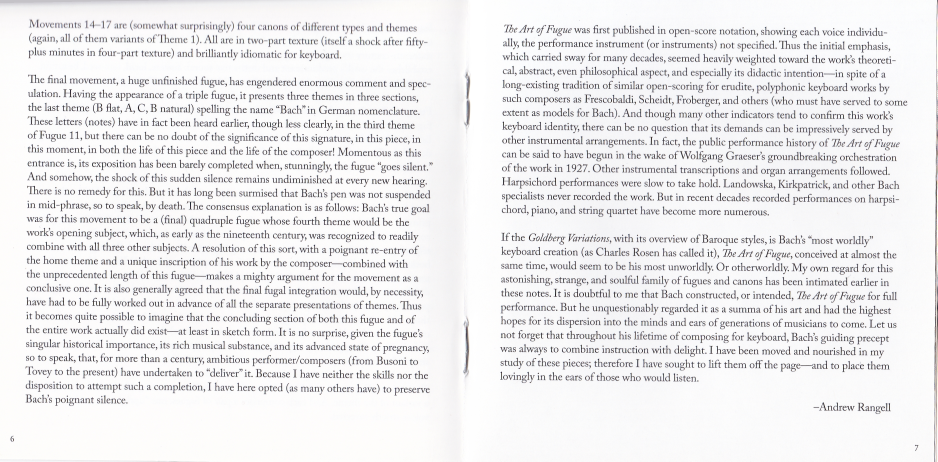
#> input picture testcases/HIPPO_20220124_0006.jpg, 2812 x 1384 px, found by its file name (shown at 1/3 size)
$ python debug_layout.py
#> lines starting #> are read from the running program, lines starting #| are printed output that depends on the picture; after the words box and inside, x2 and y2 are one past the last pixel; in counts of white or black regions, pixels touching at a corner belong together
#> further down, image is the input picture: PIL image 2812x1384 RGB; mean R, G, B 235.3, 234.6, 235.9
#| Image size: 2812 x 1384
### src/layout_analyzer.py
"""Layout analysis for multi-page detection, column identification, and image filtering

This module handles:
1. Multi-page detection: Detect if an image contains multiple scanned pages
2. Column detection: Identify multi-column layouts (like newspapers)
3. Image region filtering: Exclude non-text (image) regions from OCR
"""

import cv2
import numpy as np
from typing import List, Dict, Tuple, Optional
from pathlib import Path


class LayoutAnalyzer:
    def __init__(self):
        self.min_text_area_config = 1000
        self.min_line_length_config = 50
        self.page_split_threshold = 0.3
        self.column_gap_threshold = 100
        # Image region detection thresholds
        self.image_region_min_area = 5000  # Minimum area for image region
        self.text_density_min = 0.02  # Minimum text density for text region
        self.text_density_max = 0.85  # Maximum density (solid blocks are images)

    def detect_pages(
        self, image: np.ndarray, vertical_proj_threshold: float = 0.1
    ) -> List[Dict]:
#> called with vertical_proj_threshold = 0.1
        gray = (
            cv2.cvtColor(image, cv2.COLOR_RGB2GRAY) if len(image.shape) == 3 else image
        )

        _, binary = cv2.threshold(gray, 0, 255, cv2.THRESH_BINARY_INV + cv2.THRESH_OTSU)
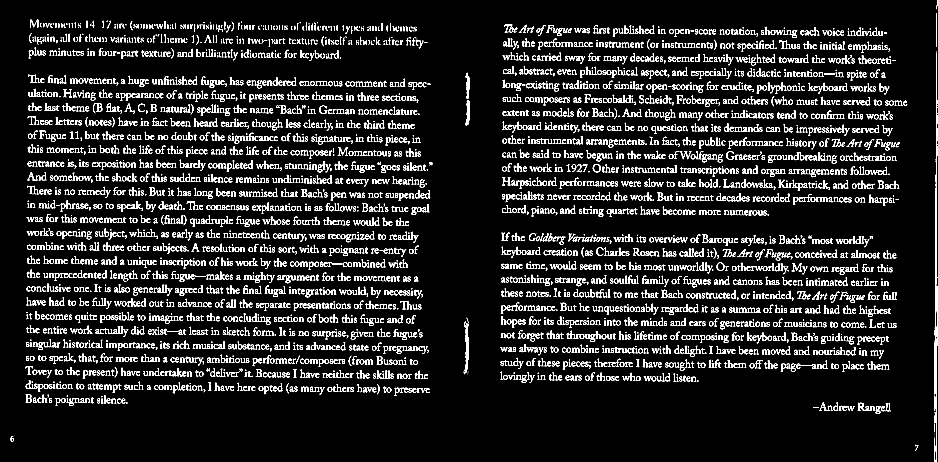
#> binary: shape (1384, 2812) (shown at 1/3 size); 8.4% white in thin lines or dots

        vertical_proj = np.sum(binary, axis=1)
#> vertical_proj = 1384 values, max 130305 at index 1046, min 0 at index 15, mean 60009.6
        normalized_proj = vertical_proj / (binary.shape[1])
#> normalized_proj = 1384 values, max 46.34 at index 1046, min 0 at index 15, mean 21.34

        min_gap_height = image.shape[0] * 0.15

        gaps = []
        in_gap = False
        gap_start = 0

        for y in range(len(normalized_proj)):
            is_gap = normalized_proj[y] < vertical_proj_threshold * 0.5

            if is_gap and not in_gap:
                in_gap = True
                gap_start = y
            elif not is_gap and in_gap:
                in_gap = False
                gap_height = y - gap_start
                if gap_height >= min_gap_height:
                    gaps.append((gap_start, y))
#> this loop made 1384 passes
#> (is_gap, in_gap, gap_start) on passes 16, 29: (True, True, 15), (True, True, 28)
#> after the loop, gap_height = 11; gap_start = 28; gaps = []; in_gap = False

        if not gaps:
            return [
                {"type": "single_page", "bbox": (0, 0, image.shape[1], image.shape[0])}
            ]

        pages = []
        prev_end = 0

        for gap_start, gap_end in gaps:
            if gap_start > prev_end + image.shape[0] * 0.1:
                pages.append(
                    {
                        "type": "page",
                        "index": len(pages) + 1,
                        "bbox": (0, prev_end, image.shape[1], gap_start),
                    }
                )
            prev_end = gap_end

        if image.shape[0] - prev_end > image.shape[0] * 0.1:
            pages.append(
                {
                    "type": "page",
                    "index": len(pages) + 1,
                    "bbox": (0, prev_end, image.shape[1], image.shape[0]),
                }
            )

        if not pages:
            pages = [
                {"type": "single_page", "bbox": (0, 0, image.shape[1], image.shape[0])}
            ]

        return pages

    def detect_columns(
        self, page_image: np.ndarray, min_columns: int = 1, max_columns: int = 3
    ) -> List[Dict]:
        gray = (
            cv2.cvtColor(page_image, cv2.COLOR_RGB2GRAY)
            if len(page_image.shape) == 3
            else page_image
        )

        _, binary = cv2.threshold(gray, 0, 255, cv2.THRESH_BINARY_INV + cv2.THRESH_OTSU)

        horizontal_proj = np.sum(binary, axis=0)
        width = page_image.shape[1]
        height = page_image.shape[0]

        max_proj = np.max(horizontal_proj) if np.max(horizontal_proj) > 0 else 1
        normalized_proj = horizontal_proj / max_proj

        min_gap_width = width * 0.03

        gaps = []
        in_gap = False
        gap_start = 0
        gap_threshold = 0.15

        for x in range(width):
            is_gap = normalized_proj[x] < gap_threshold

            if is_gap and not in_gap:
                in_gap = True
                gap_start = x
            elif not is_gap and in_gap:
                in_gap = False
                gap_width = x - gap_start
                if gap_width >= min_gap_width:
                    center = (gap_start + x) // 2
                    gaps.append((gap_start, x, gap_width, center))

        if not gaps:
            return [
                {
                    "type": "column",
                    "index": 1,
                    "bbox": (0, 0, page_image.shape[1], page_image.shape[0]),
                }
            ]

        center_of_image = width // 2
        candidate_gaps = []
        for gap in gaps:
            gap_center = gap[3]
            distance_to_center = abs(gap_center - center_of_image)
            if distance_to_center < width * 0.25:
                candidate_gaps.append(gap)

        if not candidate_gaps:
            candidate_gaps = gaps

        candidate_gaps.sort(key=lambda x: x[2], reverse=True)
        best_splits = candidate_gaps[: max_columns - 1]
        best_splits.sort(key=lambda x: x[0])

        x_boundaries = [0] + [gap[3] for gap in best_splits] + [width]

        columns = []
        col_index = 1
        for i in range(len(x_boundaries) - 1):
            x_start = x_boundaries[i]
            x_end = x_boundaries[i + 1]
            column_width = x_end - x_start

            if column_width > width * 0.15:
                columns.append(
                    {
                        "type": "column",
                        "index": col_index,
                        "bbox": (x_start, 0, column_width, height),
                    }
                )
                col_index += 1

        if not columns:
            columns = [
                {
                    "type": "column",
                    "index": 1,
                    "bbox": (0, 0, page_image.shape[1], page_image.shape[0]),
                }
            ]

        return columns

    def detect_image_regions(
        self, image: np.ndarray, min_area: int = None
    ) -> List[Dict]:
        """
        Detect large image/graphics regions that should be excluded from text OCR.
        Image regions typically have: large area, low text density, or solid colors.
        """
        if min_area is None:
            min_area = self.image_region_min_area

        gray = (
            cv2.cvtColor(image, cv2.COLOR_RGB2GRAY) if len(image.shape) == 3 else image
        )

        _, binary = cv2.threshold(gray, 0, 255, cv2.THRESH_BINARY_INV + cv2.THRESH_OTSU)

        kernel = cv2.getStructuringElement(cv2.MORPH_RECT, (30, 30))
        dilated = cv2.dilate(binary, kernel, iterations=2)

        contours, _ = cv2.findContours(
            dilated, cv2.RETR_EXTERNAL, cv2.CHAIN_APPROX_SIMPLE
        )

        image_regions = []
        total_image_area = image.shape[0] * image.shape[1]

        for contour in contours:
            x, y, w, h = cv2.boundingRect(contour)
            area = w * h

            if area < min_area:
                continue

            region = gray[y : y + h, x : x + w]
            _, region_binary = cv2.threshold(
                region, 0, 255, cv2.THRESH_BINARY_INV + cv2.THRESH_OTSU
            )

            density = np.sum(region_binary > 0) / region_binary.size

            area_ratio = area / total_image_area

            is_solid_block = density > self.text_density_max
            is_very_large_photo = area_ratio > 0.3 and density < 0.08
            is_solid_color = density < 0.01

            if is_solid_block or is_very_large_photo or is_solid_color:
                aspect_ratio = w / h if h > 0 else 0
                image_regions.append(
                    {
                        "type": "image",
                        "bbox": (x, y, w, h),
                        "density": density,
                        "area": area,
                        "aspect_ratio": aspect_ratio,
                    }
                )

        return image_regions

    # [287 lines left out: functions is_text_block, filter_image_regions, analyze_layout, extract_text_regions, _extract_by_contours, _extract_by_projection, not called in this run]

### src/ocr_processor.py
"""OCR processing with style detection using Tesseract"""

import cv2
import numpy as np
from typing import List, Dict, Optional
from pathlib import Path
import os
import re
import config
from logger import get_logger

logger = get_logger(__name__)

try:
    from layout_analyzer import LayoutAnalyzer

    LAYOUT_ANALYZER_AVAILABLE = True
except ImportError:
    LAYOUT_ANALYZER_AVAILABLE = False

try:
    import pytesseract

    TESSERACT_AVAILABLE = True
except ImportError:
    TESSERACT_AVAILABLE = False

TESSERACT_PATH = r"C:\Program Files\Tesseract-OCR\tesseract.exe"
TESSDATA_PATH = Path(__file__).parent.parent / "tessdata"


class BookletOCR:
    """OCR processor for booklets with style detection using Tesseract"""

    def __init__(
        self, use_angle_cls: bool = True, lang: str = "ch", use_gpu: bool = False
    ):
        if not TESSERACT_AVAILABLE:
            raise ImportError(
                "pytesseract is required. Install with: pip install pytesseract"
            )

        lang_map = {
            "ch": "chi_sim+eng",
            "en": "eng",
            "chinese": "chi_sim+eng",
            "english": "eng",
        }
        self.lang = lang_map.get(lang.lower(), "chi_sim+eng")

        if os.path.exists(TESSERACT_PATH):
            pytesseract.pytesseract.tesseract_cmd = TESSERACT_PATH

        self._current_image = None
        self._current_gray = None

        if LAYOUT_ANALYZER_AVAILABLE and getattr(
            config, "ENABLE_LAYOUT_ANALYSIS", False
        ):
            self.layout_analyzer = LayoutAnalyzer()
        else:
            self.layout_analyzer = None

    def process_image(self, image) -> List[Dict]:
        if hasattr(image, "mode"):
            image_np = np.array(image.convert("RGB"))
        else:
            image_np = image

        self._current_image = image_np
        self._current_gray = cv2.cvtColor(image_np, cv2.COLOR_RGB2GRAY)

        if self.layout_analyzer:
            return self._process_with_layout_analysis(image_np)
        else:
            return self._process_without_layout(image_np)

    # [85 lines left out: function _process_with_layout_analysis, not called in this run]

    def _process_without_layout(self, image_np: np.ndarray) -> List[Dict]:
        try:
            data = pytesseract.image_to_data(
                image_np,
                lang=self.lang,
                output_type=pytesseract.Output.DICT,
                config="--psm 6",
            )
        except Exception as e:
            logger.error(f"OCR error: {e}")
            return []

        texts_with_style = []
        n_boxes = len(data["text"])

        for i in range(n_boxes):
            text = data["text"][i].strip()
            confidence = float(data["conf"][i])

            if not text or confidence < 0:
                continue

            x, y, w, h = (
                data["left"][i],
                data["top"][i],
                data["width"][i],
                data["height"][i],
            )

            if w < 5 or h < 5:
                continue

            texts_with_style.append(
                self._create_text_dict(
                    text=text,
                    confidence=confidence / 100.0,
                    x_min=float(x),
                    y_min=float(y),
                    width=float(w),
                    height=float(h),
                    image_np=image_np,
                )
            )

        texts_with_style.sort(key=lambda x: (x["y_position"], x["bbox"][0]))
        return texts_with_style

    # [396 lines left out: functions _create_text_dict, classify_text_style, _detect_bold, _detect_italic, group_text_lines, _group_single_layout and 1 more, not called in this run]

### src/logger.py
"""Logging configuration for Booklet OCR

Provides centralized logging configuration with support for:
- Configurable log levels (DEBUG, INFO, WARNING, ERROR, CRITICAL)
- File and console output
- Structured log format with timestamps
- Module-specific loggers
"""

import logging
import sys
from pathlib import Path
from typing import Optional

_loggers: dict = {}
_initialized: bool = False


# [55 lines left out: function setup_logging, not called in this run]


def get_logger(name: str) -> logging.Logger:
    """
    Get a logger instance by name.

    Args:
        name: Logger name (usually __name__ of the module)

    Returns:
        Logger instance
    """
    global _loggers

    if name in _loggers:
        return _loggers[name]

    logger = logging.getLogger(name)
    _loggers[name] = logger

    return logger


def debug(msg: str, logger_name: str = "booklet-ocr") -> None:
    """Log a debug message."""
    get_logger(logger_name).debug(msg)


def info(msg: str, logger_name: str = "booklet-ocr") -> None:
    """Log an info message."""
    get_logger(logger_name).info(msg)


def warning(msg: str, logger_name: str = "booklet-ocr") -> None:
    """Log a warning message."""
    get_logger(logger_name).warning(msg)


def error(msg: str, logger_name: str = "booklet-ocr") -> None:
    """Log an error message."""
    get_logger(logger_name).error(msg)


def critical(msg: str, logger_name: str = "booklet-ocr") -> None:
    """Log a critical message."""
    get_logger(logger_name).critical(msg)


# [14 lines left out: function print_like, not called in this run]

### debug_layout.py
"""Debug script to analyze layout detection"""

import cv2
import numpy as np
from PIL import Image
import sys

sys.path.insert(0, "src")

from layout_analyzer import LayoutAnalyzer
from ocr_processor import BookletOCR
import config

image_path = sys.argv[1] if len(sys.argv) > 1 else "test_single/HIPPO_20220124_0006.jpg"

print(f"Analyzing: {image_path}")
print("=" * 60)

# Load image
image = Image.open(image_path)
if image.mode != "RGB":
    image = image.convert("RGB")
image_np = np.array(image)

print(f"Image size: {image_np.shape[1]} x {image_np.shape[0]}")

# Initialize layout analyzer
analyzer = LayoutAnalyzer()

# Detect pages
print("\n--- PAGE DETECTION ---")
pages = analyzer.detect_pages(image_np)
#> pages = 1 item
print(f"Detected {len(pages)} page(s)")
#| Detected 1 page(s)
for i, page in enumerate(pages):
    print(f"  Page {i + 1}: type={page['type']}, bbox={page['bbox']}")
#> this loop made 1 pass
#> page on pass 1: {'type': 'single_page', 'bbox': (0, 0, 2812, 1384)}
#> (printed output is left out)

# For each page, detect columns
for page_idx, page in enumerate(pages):
    print(f"\n--- PAGE {page_idx + 1} COLUMN DETECTION ---")
    x, y, w, h = page["bbox"]
    page_region = image_np[y : y + h, x : x + w]

    columns = analyzer.detect_columns(page_region)
    print(f"Detected {len(columns)} column(s)")
    for col in columns:
        print(f"  Column {col['index']}: bbox={col['bbox']}")

    # Detect image regions
    print(f"\n--- PAGE {page_idx + 1} IMAGE REGION DETECTION ---")
    image_regions = analyzer.detect_image_regions(page_region)
    print(f"Detected {len(image_regions)} image region(s)")
    for ir in image_regions:
        print(
            f"  Image region: bbox={ir['bbox']}, density={ir['density']:.3f}, area={ir['area']}"
        )
#> this loop made 1 pass
#> (page_idx, x, y, w, h, width in detect_columns, height in detect_columns, max_proj in detect_columns) on pass 1: (0, 0, 0, 2812, 1384, 2812, 1384, 196860)
#> (printed output is left out)
#> pass 1, in detect_image_regions, `dilated = cv2.dilate(binary, kernel, iterations=2)`:
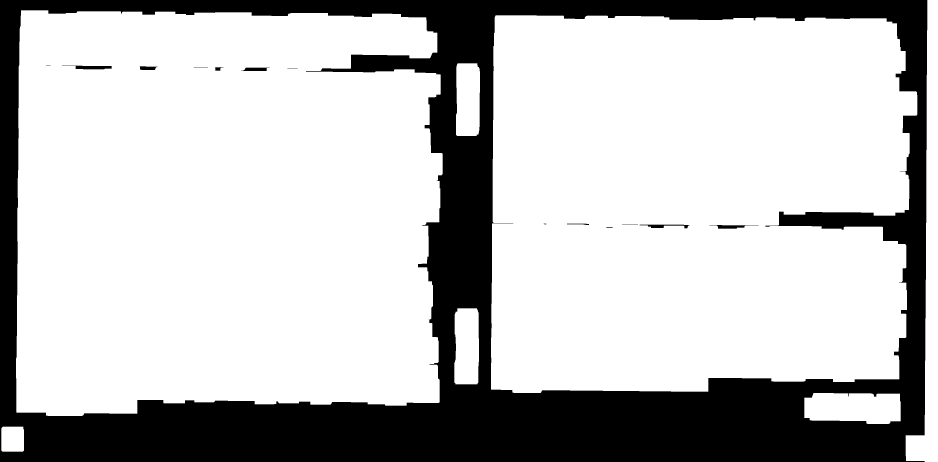
#> dilated: shape (1384, 2812) (shown at 1/3 size); 74.9% white; 14 black regions (2 under 20 px), largest, box (x1, y1, x2, y2) and area: (0, 0, 2782, 1384) 974301, (186, 197, 335, 208) 1076, (2128, 675, 2276, 686) 817

# Now test OCR WITHOUT layout analysis first
print("\n" + "=" * 60)
print("OCR PROCESSING WITHOUT LAYOUT ANALYSIS")
print("=" * 60)

config.ENABLE_LAYOUT_ANALYSIS = False
ocr = BookletOCR(lang="en", use_gpu=False)

#> (the run stopped early here; a loop or call above may not have finished)
